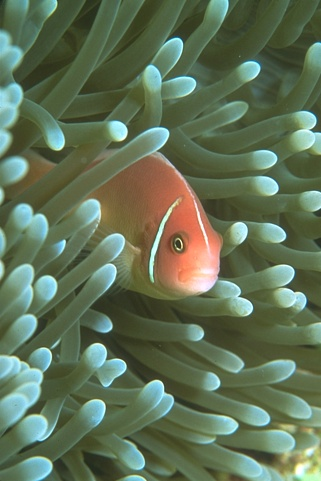
#> input picture all_info/2024_07_11_cis/segmentation_key_points/Ex_SegmentationKeypoints/imSeg/Fish.jpg, 321 x 481 px, found by its file name
$ python exercise6_part1_2.py   (older library calls are emulated)
#> lines starting #> are read from the running program, lines starting #| are printed output that depends on the picture; after the words box and inside, x2 and y2 are one past the last pixel; in counts of white or black regions, pixels touching at a corner belong together
import cv2
import numpy as np
import matplotlib.pyplot as plt
from skimage.util import random_noise


# Load the fish image
image_path = '/home/eaguiraud/Documents/34269_computer_imaging_and_spectroscopy/2024_07_11_cis/segmentation_key_points/Ex_SegmentationKeypoints/imSeg/Fish.jpg'
fish_image = cv2.imread(image_path)
#> fish_image is the input picture: shape (481, 321, 3); mean B, G, R 86.9, 113.6, 97.3
fish_image_hsv = cv2.cvtColor(fish_image, cv2.COLOR_BGR2HSV)
#> fish_image_hsv: shape (481, 321, 3); mean H, S, V 49.4, 86.4, 117.8

# Define color range for segmentation
# lower_color = np.array([lower_hue, lower_saturation, lower_value])  # replace with actual values
# pper_color = np.array([upper_hue, upper_saturation, upper_value])  # replace with actual values
# Hue (H): Represents the color type. It ranges from 0 to 179 in OpenCV. For example, red hues are around 0 or 179, green around 60, and blue around 120.
# Saturation (S): Represents the intensity of the color. It ranges from 0 to 255, where 0 is white (no color saturation) and 255 is the most saturated color.
# Value (V): Represents the brightness of the color. It ranges from 0 (black) to 255 (brightest).
# /home/eaguiraud/Pictures/Screenshots/opencv_hue.png  ##check here to find the hue value of the color you want to segment

lower_color = np.array([0, 0, 0])  # replace with actual values
upper_color = np.array([20, 255, 255])  # replace with actual values

# Apply thresholding
mask = cv2.inRange(fish_image_hsv, lower_color, upper_color)
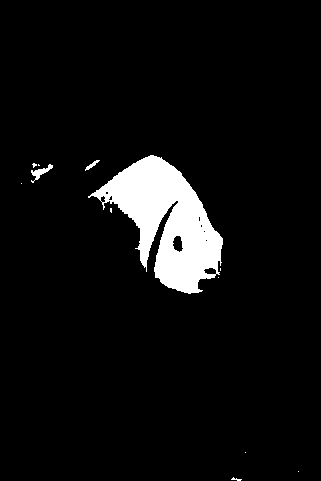
#> mask: shape (481, 321); 6% white; 12 white regions (8 under 20 px), largest, box (x1, y1, x2, y2) and area: (88, 155, 223, 294) 8997, (31, 164, 53, 183) 135, (85, 160, 100, 171) 51, (231, 477, 242, 481) 20
segmented_image = cv2.bitwise_and(fish_image, fish_image, mask=mask)

# Display the result for part1_2_a
plt.figure(figsize=(10, 5))
plt.subplot(1, 2, 1)
plt.title('Original Fish Image')
plt.imshow(cv2.cvtColor(fish_image, cv2.COLOR_BGR2RGB))
plt.axis('off')

plt.subplot(1, 2, 2)
plt.title('Segmented Fish Image')
plt.imshow(cv2.cvtColor(segmented_image, cv2.COLOR_BGR2RGB))
plt.axis('off')

plt.show()


# Apply Sobel edge detection
sobel_x = cv2.Sobel(segmented_image, cv2.CV_64F, 1, 0, ksize=3)
sobel_y = cv2.Sobel(segmented_image, cv2.CV_64F, 0, 1, ksize=3)
sobel_edge = cv2.magnitude(sobel_x, sobel_y)
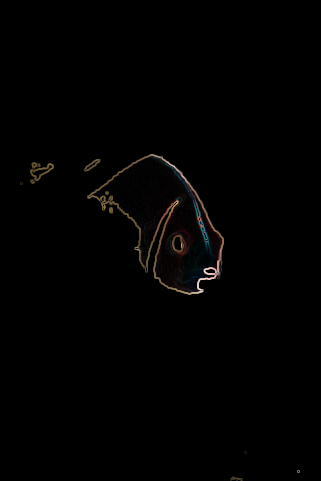
#> sobel_edge: shape (481, 321, 3) float64; mean B, G, R 6.2, 7.3, 8.7; drawn with min black and max white

# Display the result
plt.figure(figsize=(10, 5))
plt.subplot(1, 2, 1)
plt.title('Original Image')
plt.imshow(fish_image, cmap='gray')
plt.axis('off')

plt.subplot(1, 2, 2)
plt.title('Sobel Edge Detection')
plt.imshow(sobel_edge, cmap='gray')
plt.axis('off')

plt.show()
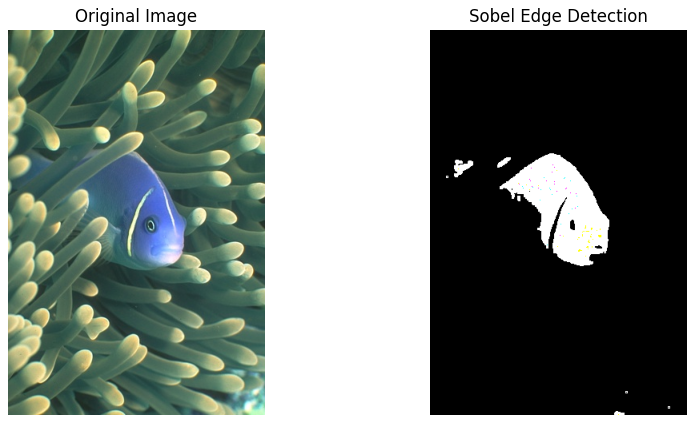
#> figure drawn by matplotlib, 2 panels; B, G, R data is drawn as R, G, B

# Add Gaussian white noise
noisy_image = random_noise(segmented_image, mode='gaussian', var=0.01)
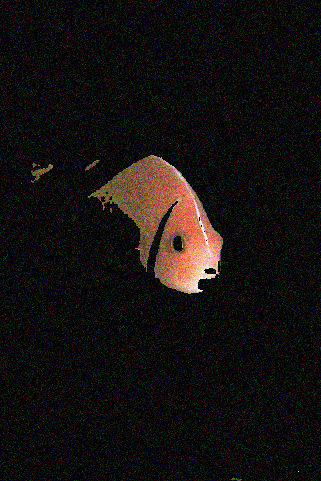
#> noisy_image: shape (481, 321, 3) float64; mean B, G, R 0.0579, 0.0648, 0.0774
noisy_image = (255*noisy_image).astype(np.uint8)

# Reapply Sobel edge detection
sobel_x_noisy = cv2.Sobel(noisy_image, cv2.CV_64F, 1, 0, ksize=3)
sobel_y_noisy = cv2.Sobel(noisy_image, cv2.CV_64F, 0, 1, ksize=3)
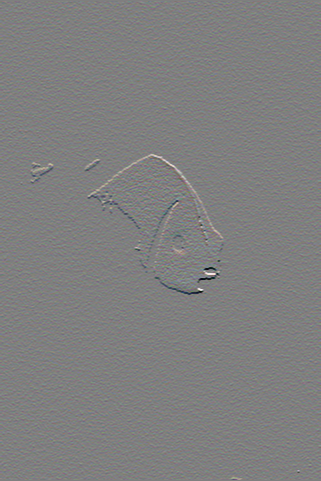
#> sobel_y_noisy: shape (481, 321, 3) float64; mean B, G, R 0, 0, 0; drawn with min black and max white
sobel_edge_noisy = cv2.magnitude(sobel_x_noisy, sobel_y_noisy)
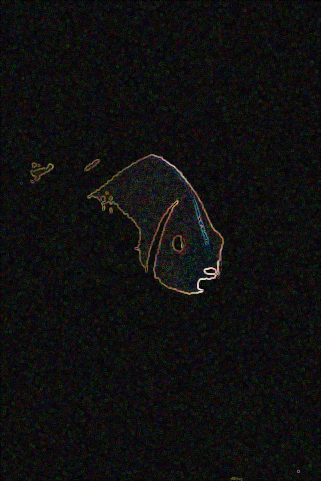
#> sobel_edge_noisy: shape (481, 321, 3) float64; mean B, G, R 68, 69, 69.9; drawn with min black and max white

# Display the result for part1_2_b
plt.figure(figsize=(10, 5))
plt.subplot(1, 2, 1)
plt.title('Noisy Image')
plt.imshow(noisy_image, cmap='gray')
plt.axis('off')

plt.subplot(1, 2, 2)
plt.title('Sobel Edge Detection on Noisy Image')
plt.imshow(sobel_edge_noisy, cmap='gray')
plt.axis('off')

plt.show()
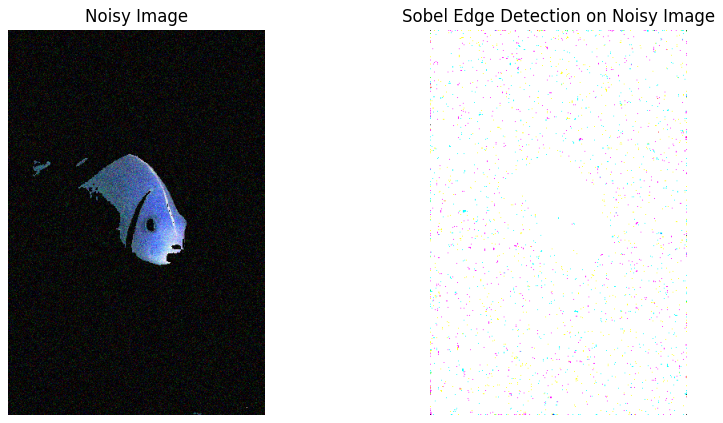
#> figure drawn by matplotlib, 2 panels; B, G, R data is drawn as R, G, B

$ run again, with all_info/2024_07_11_cis/segmentation_key_points/Ex_SegmentationKeypoints/imSeg/Birds.jpg copied over all_info/2024_07_11_cis/segmentation_key_points/Ex_SegmentationKeypoints/imSeg/Fish.jpg
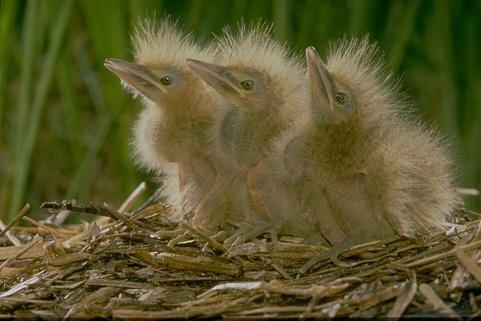
#> input picture all_info/2024_07_11_cis/segmentation_key_points/Ex_SegmentationKeypoints/imSeg/Birds.jpg, 481 x 321 px, found by its file name
#> fish_image is the input picture: shape (321, 481, 3); mean B, G, R 43.8, 86.9, 91
#> fish_image_hsv: shape (321, 481, 3); mean H, S, V 27.4, 156.1, 96.3
#> `mask = cv2.inRange(fish_image_hsv, lower_color, upper_color)`:
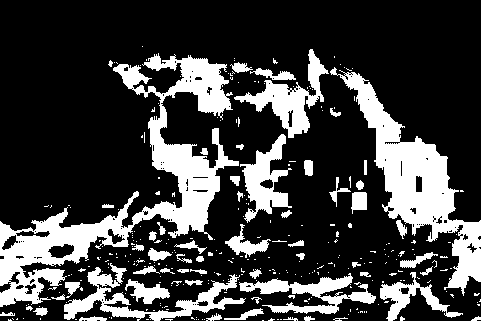
#> mask: shape (321, 481); 24.5% white; 316 white regions (258 under 20 px), largest, box (x1, y1, x2, y2) and area: (0, 53, 239, 307) 13390, (330, 67, 481, 296) 8576, (64, 263, 246, 321) 2720
#> `plt.show()`:
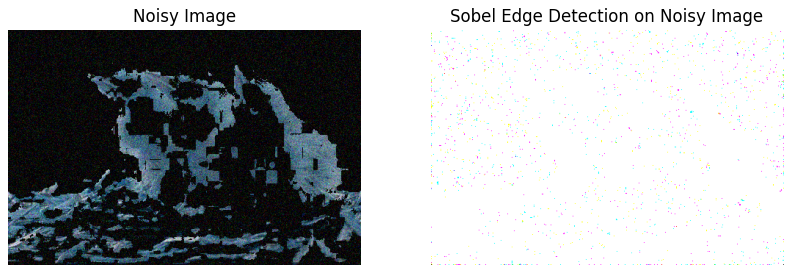
#> figure drawn by matplotlib, 2 panels; B, G, R data is drawn as R, G, B

$ run again, with all_info/2024_07_11_cis/segmentation_key_points/Ex_SegmentationKeypoints/imSeg/Man.jpg copied over all_info/2024_07_11_cis/segmentation_key_points/Ex_SegmentationKeypoints/imSeg/Fish.jpg
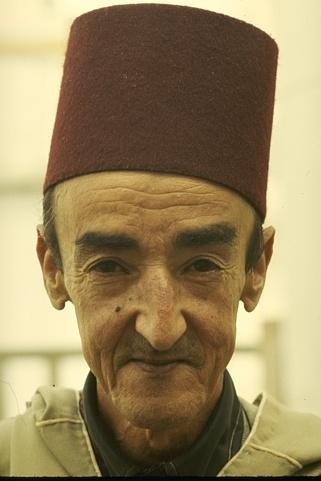
#> input picture all_info/2024_07_11_cis/segmentation_key_points/Ex_SegmentationKeypoints/imSeg/Man.jpg, 321 x 481 px, found by its file name
#> fish_image is the input picture: shape (481, 321, 3); mean B, G, R 94.4, 133.4, 151.7
#> fish_image_hsv: shape (481, 321, 3); mean H, S, V 20.6, 110.8, 151.8
#> `mask = cv2.inRange(fish_image_hsv, lower_color, upper_color)`:
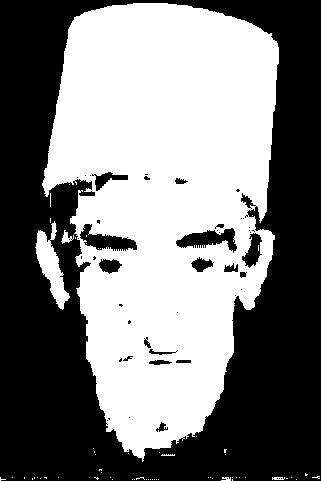
#> mask: shape (481, 321); 49.2% white; 61 white regions (55 under 20 px), largest, box (x1, y1, x2, y2) and area: (42, 3, 279, 462) 74424, (35, 221, 70, 310) 1232, (61, 230, 74, 244) 81, (272, 477, 285, 480) 31, (221, 477, 231, 481) 29, (161, 454, 175, 456) 21
#> `plt.show()`:
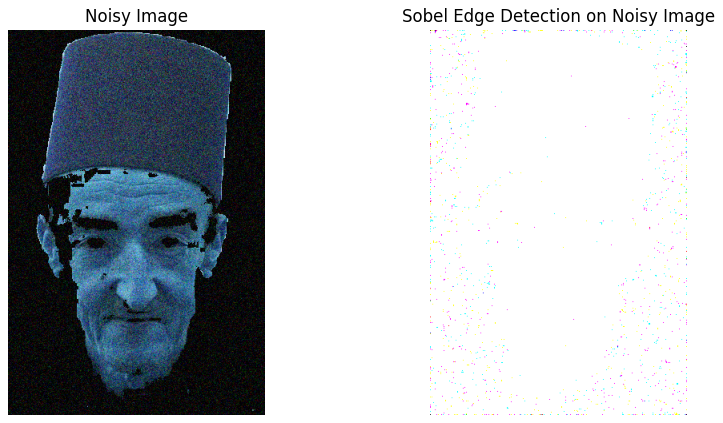
#> figure drawn by matplotlib, 2 panels; B, G, R data is drawn as R, G, B
